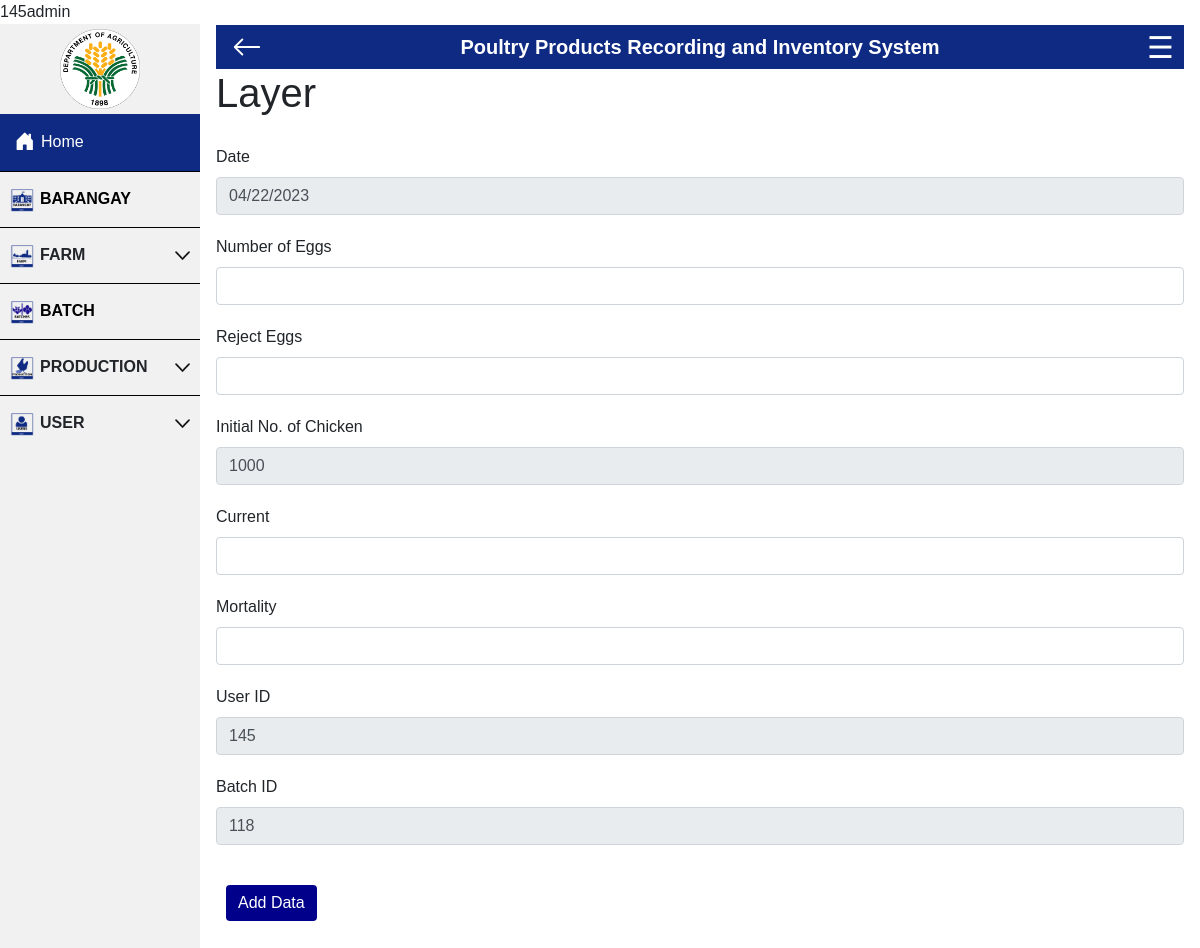
The app's page /project/add-production.php?batchID=118 (signed in) with its own data.
### tables this page shows
CREATE TABLE `user` (
  `userID` int(11) NOT NULL,
  `name` varchar(21) NOT NULL,
  `username` varchar(21) NOT NULL,
  `position` varchar(21) NOT NULL DEFAULT 'admin',
  `password` varchar(255) NOT NULL,
  `baranggay` varchar(21) NOT NULL,
  `mobile_no` varchar(21) NOT NULL,
  `status` varchar(21) NOT NULL DEFAULT 'on'
);

CREATE TABLE `batch` (
  `batchID` int(21) NOT NULL,
  `farmID` int(11) NOT NULL,
  `batch` varchar(21) NOT NULL,
  `unit` varchar(21) NOT NULL DEFAULT 'layer',
  `date` date NOT NULL,
  `initial` int(21) NOT NULL,
  `status` varchar(21) NOT NULL DEFAULT 'on'
);

### project/add-production.php (the view, shortened to what this page needs)
<?php
include '..\project\connect.php';
if (isset($_SESSION['username'])) {
    $username = $_SESSION['username'];
}
$sql = "SELECT * FROM user where username='".$username."'";
$data = mysqli_query($data, $sql);
$row=mysqli_fetch_array($data);
$user = $row['userID'];
$user1 = $row['username'];
echo $user1;
@include('header.php');
if($_SERVER['REQUEST_METHOD'] == 'GET'){
$batchID = $_GET["batchID"];
$b= "SELECT * FROM batch where batchID=$batchID";
$q= mysqli_query ($conn, $b);
$date = date('Y-m-d');
$row=mysqli_fetch_array($q);
$init= $row['initial'];
if($row["unit"]=="layer")
{ echo '
<form method="post" action="add-production.php" id="form1>
<div class="record-wrapper">
<h1>Layer</h1>
<div class="date">
<label for="">Date</label>
<input  class="form-control" type="date" name="date" id="date"  value="'. $date .'" readonly required="true">
</div>
<div class="no-eggs">
    <label for="no-eggs">Number of Eggs</label>
    <input  class="form-control" type="number" name="no-eggs" id="no-eggs"  required="true">
</div>
<div class="rej-eggs">
    <label for="rej-eggs">Reject Eggs</label>
    <input  class="form-control" type="number" name="rej-eggs" id="rej-eggs"  required="true">
</div>
<section class="broiler">
<div class="mortality">
    <label for="dead">Initial No. of Chicken</label>
    <input  class="form-control" type="number" readonly name="" id="mortality" value='. $init .' required="true">
</div>
<div class="Bcurrent">
    <label for=""> Current</label>
    <input  class="form-control" type="number" name="Lcurrent" id="Lcurrent"  required="true">
</div>
<div class="mortality">
    <label for="dead">Mortality</label>
    <input  class="form-control" type="number" name="mortality" id="mortality" required="true">
</div>
<div class="mortality">
    <label for="dead">User ID</label>
    <input  class="form-control" type="number" readonly name="userID" id="mortality" value='. $user .' required="true">
</div>
<div class="mortality">
    <label for="dead">Batch ID</label>
    <input  class="form-control" type="number" readonly name="batchID" id="mortality"  value='. $batchID .' required="true">
</div>
</section>
    <div class="submit">
</div>
        <button class="btn btn-primary" type="submit" name="submit" id="submit" value="">Add Data</button>
    </div>
</form>';
}
}
?>

### project/header.php (style rules this page uses)
body { margin: 0; font-family: helvetica; }
button { margin: 10px; border: none; color: white; font-size: 15px; font-weight: bolder; background-color: #0e2a83; border-radius: 20px; cursor: pointer; }
html { scroll-behavior:smooth !important; }

### project/add-production.php (style rules this page uses)
input { flex-grow: 1; }
#submit { margin-top: 40px; background-color: darkblue; border: none; }
label { dispaly: block; margin-top: 20px; }

### records on screen
user: username "admin", userID "145"
batch: initial "1000"
